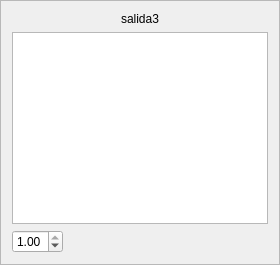
                     <widget class="QFrame" name="outframe3">
                      <property name="sizePolicy">
                       <sizepolicy hsizetype="Preferred" vsizetype="Preferred">
                        <horstretch>0</horstretch>
                        <verstretch>0</verstretch>
                       </sizepolicy>
                      </property>
                      <property name="frameShape">
                       <enum>QFrame::StyledPanel</enum>
                      </property>
                      <property name="frameShadow">
                       <enum>QFrame::Raised</enum>
                      </property>
                      <layout class="QGridLayout" name="gridLayout_42">
                       <item row="0" column="0">
                        <layout class="QVBoxLayout" name="verticalLayout_33">
                         <item>
                          <widget class="QLabel" name="outlabel3">
                           <property name="sizePolicy">
                            <sizepolicy hsizetype="Expanding" vsizetype="Preferred">
                             <horstretch>0</horstretch>
                             <verstretch>0</verstretch>
                            </sizepolicy>
                           </property>
                           <property name="text">
                            <string>salida3</string>
                           </property>
                           <property name="alignment">
                            <set>Qt::AlignCenter</set>
                           </property>
                          </widget>
                         </item>
                         <item>
                          <widget class="QListWidget" name="outlist3">
                           <property name="sizePolicy">
                            <sizepolicy hsizetype="Preferred" vsizetype="Expanding">
                             <horstretch>0</horstretch>
                             <verstretch>0</verstretch>
                            </sizepolicy>
                           </property>
                          </widget>
                         </item>
                         <item>
                          <widget class="QDoubleSpinBox" name="outweight3">
                           <property name="sizePolicy">
                            <sizepolicy hsizetype="Fixed" vsizetype="Fixed">
                             <horstretch>0</horstretch>
                             <verstretch>0</verstretch>
                            </sizepolicy>
                           </property>
                           <property name="maximum">
                            <double>1.000000000000000</double>
                           </property>
                           <property name="singleStep">
                            <double>0.010000000000000</double>
                           </property>
                           <property name="value">
                            <double>1.000000000000000</double>
                           </property>
                          </widget>
                         </item>
                        </layout>
                       </item>
                      </layout>
                     </widget>
